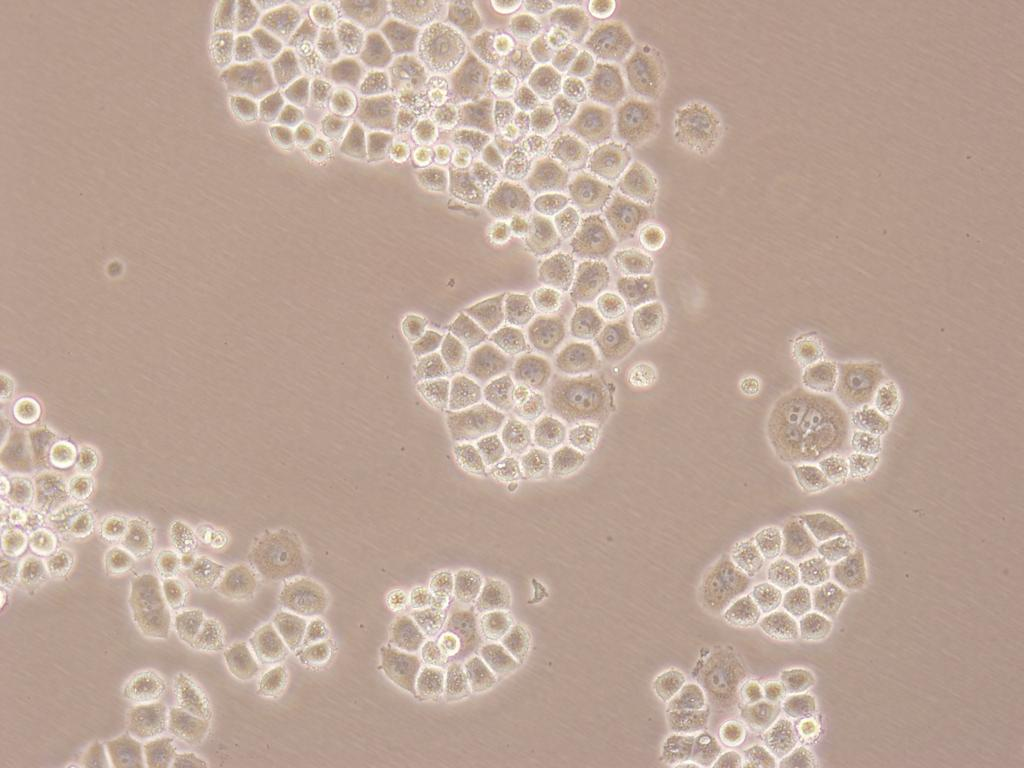
#> input picture im1.jpg, 1024 x 768 px
$ python -i 448_hw_1.py   (imports and definitions only)
#> lines starting #> are read from the running program, lines starting #| are printed output that depends on the picture; after the words box and inside, x2 and y2 are one past the last pixel; in counts of white or black regions, pixels touching at a corner belong together
import cv2
import numpy as np
import scipy.ndimage as sn
from PIL import ImageEnhance, Image
import matplotlib.pyplot as plt
import copy
from skimage.feature import peak_local_max

# Part 1: ObtainForegroundMask function
import cv2
import numpy as np
import scipy.ndimage as sn

def ObtainForegroundMask(image_path):
    # read the image in grayscale
#> called with image_path = 'im1.jpg'
    image = cv2.imread(image_path, cv2.IMREAD_GRAYSCALE)
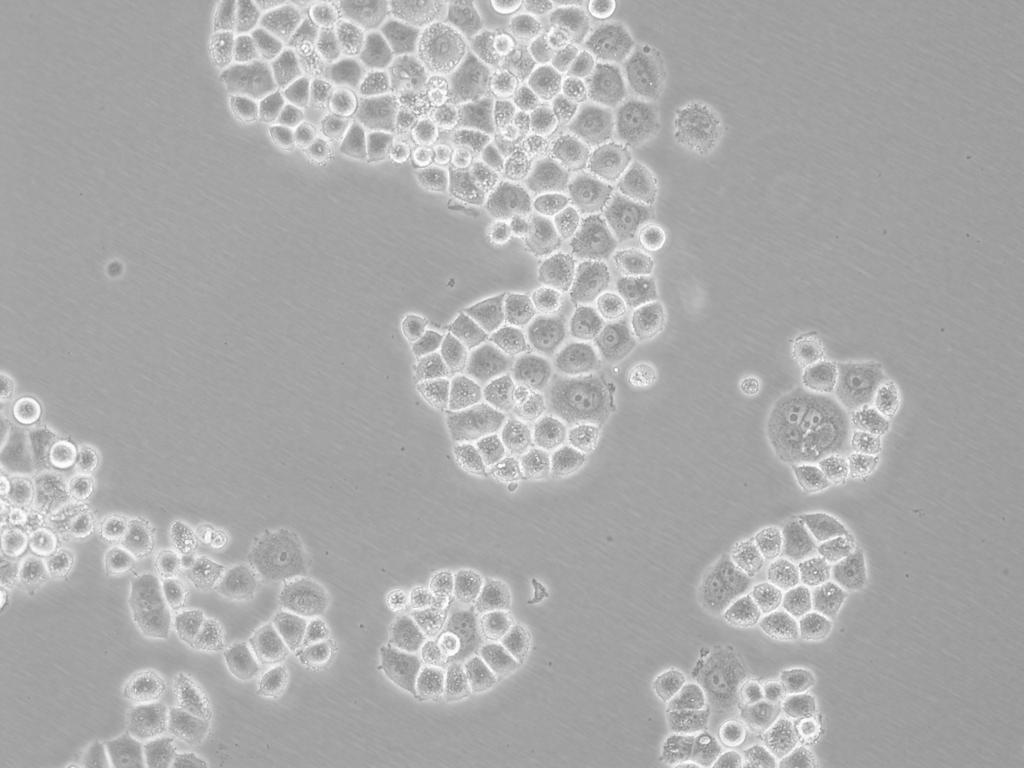
#> image: shape (768, 1024); min 119, max 255, mean 171.2

    # apply Gaussian blur
    blurred_image = cv2.GaussianBlur(image, (5, 5), 0)

    #  Otsu's method
    _, foreground_mask = cv2.threshold(blurred_image, 0, 255, cv2.THRESH_BINARY + cv2.THRESH_OTSU)
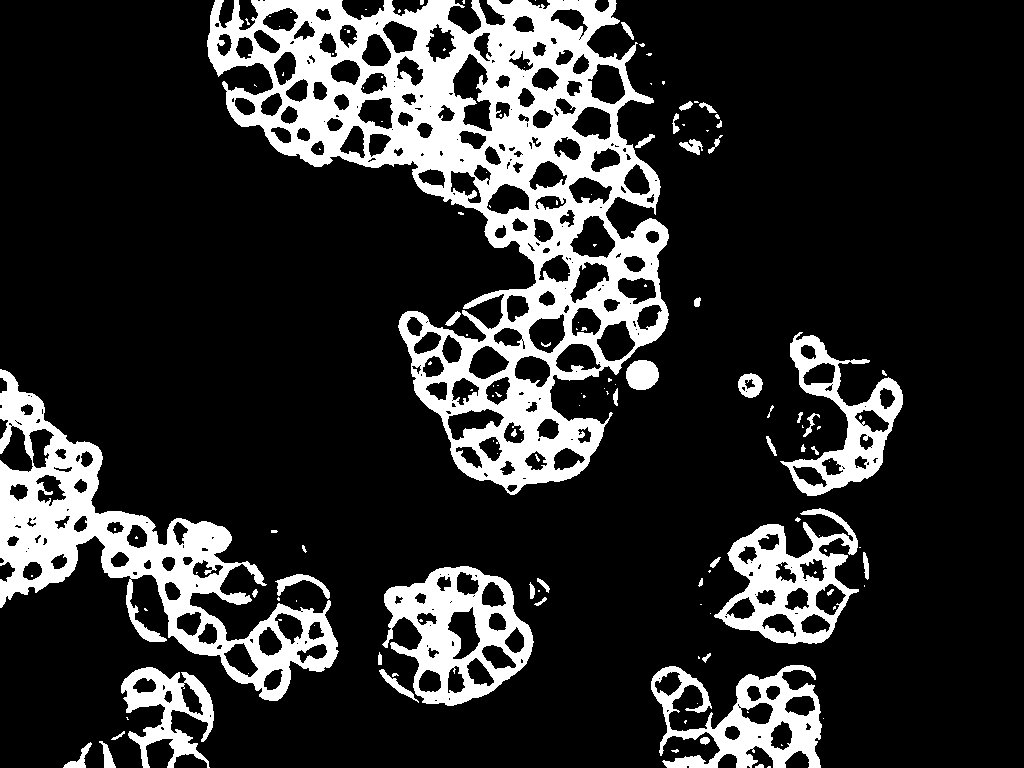
#> foreground_mask: shape (768, 1024); 18% white; 142 white regions (96 under 20 px), largest, box (x1, y1, x2, y2) and area: (207, 0, 669, 495) 74073, (0, 369, 339, 701) 26355, (382, 566, 534, 706) 9779

    #  morphological closing (dilation +  erosion) to fill gaps
    kernel = np.ones((7, 7), np.uint8) #creates a square mask of ones of size 7x7
    foreground_mask = cv2.morphologyEx(foreground_mask, cv2.MORPH_CLOSE, kernel)
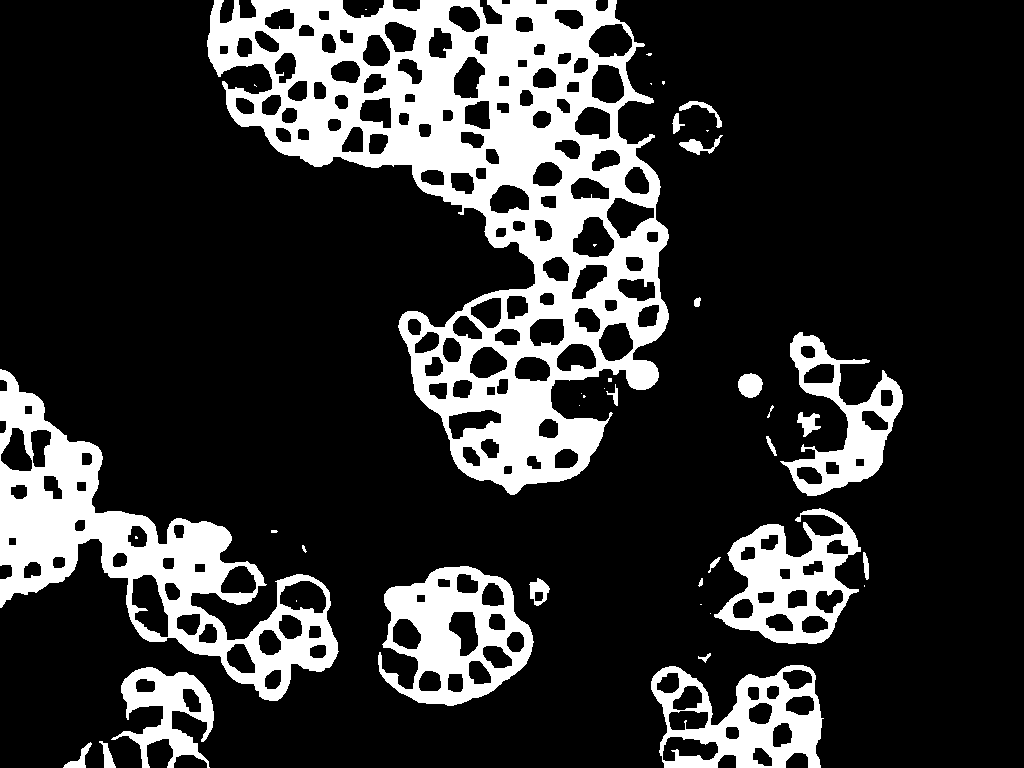
#> foreground_mask: shape (768, 1024); 19.7% white; 42 white regions (18 under 20 px), largest, box (x1, y1, x2, y2) and area: (207, 0, 669, 495) 82908, (0, 369, 339, 701) 29245, (378, 566, 534, 706) 10983

    #  dilation to expand the foreground regions (optional step for better segmentation)
    foreground_mask = cv2.dilate(foreground_mask, kernel, iterations=2)
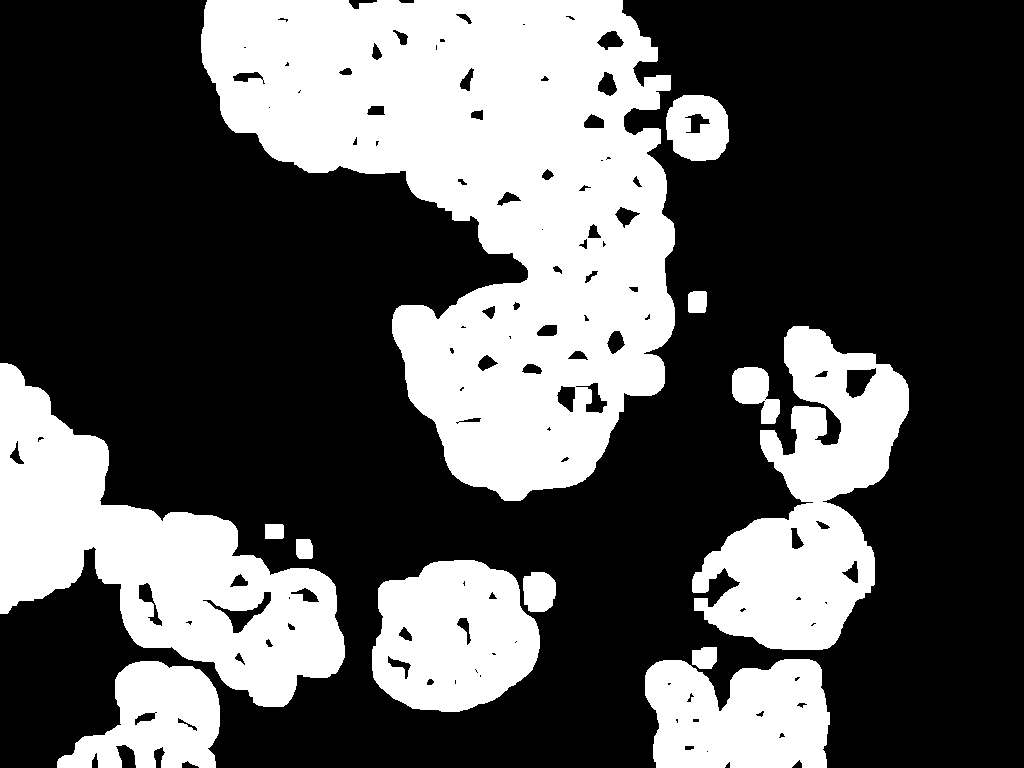
#> foreground_mask: shape (768, 1024); 34.5% white; 13 white regions, largest, box (x1, y1, x2, y2) and area: (201, 0, 675, 501) 134383, (0, 363, 345, 707) 48300, (692, 326, 909, 650) 33903

    foreground_mask = sn.binary_fill_holes(foreground_mask).astype(np.uint8)
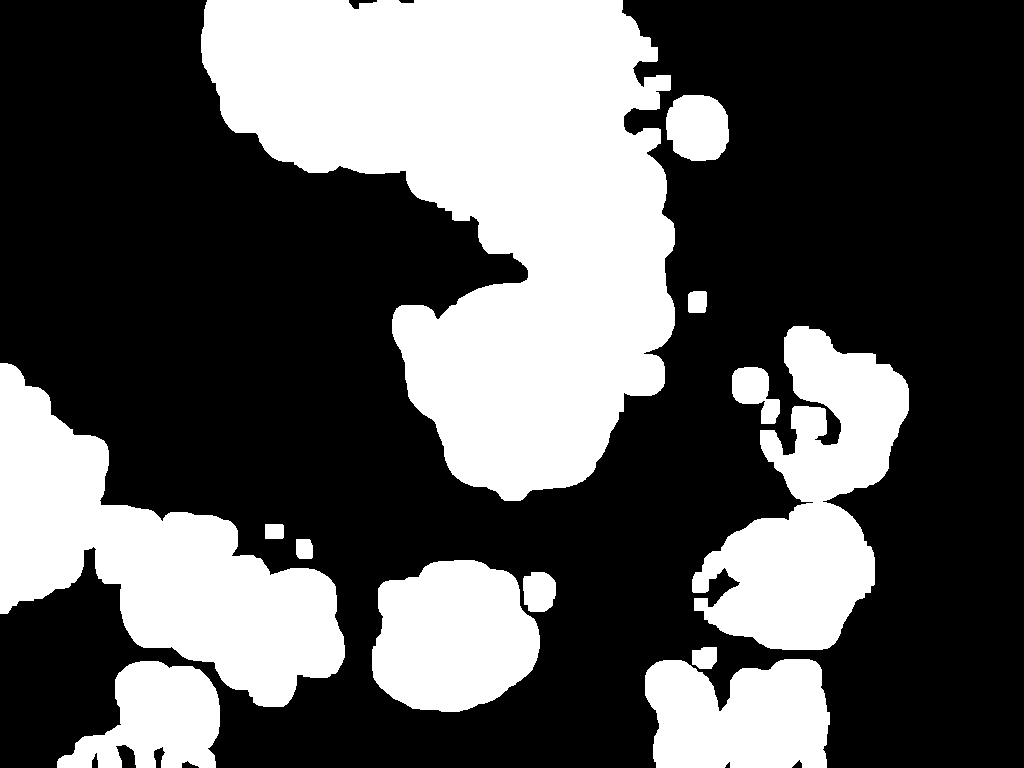
#> foreground_mask: shape (768, 1024); values 0 (black) and 1 (white), 35.6% white; 13 white regions, largest, box (x1, y1, x2, y2) and area: (201, 0, 675, 501) 138966, (0, 363, 345, 707) 49876, (692, 326, 909, 650) 34958

    return foreground_mask


import cv2
import numpy as np
from skimage.feature import peak_local_max

# [28 lines left out: function FindCellLocations, not called in this run]


import cv2
import numpy as np
import copy
import matplotlib.pyplot as plt

# [50 lines left out: functions get_neighbors, FindCellBoundaries, not called in this run]


import cv2
import numpy as np
import matplotlib.pyplot as plt

# [100 lines left out: functions load_gold_data, process_images, not called in this run]


image_paths = ['im1.jpg', 'im2.jpg', 'im3.jpg']
gold_mask_paths = ['im1_gold_mask.txt', 'im2_gold_mask.txt', 'im3_gold_mask.txt']
gold_cells_paths = ['im1_gold_cells.txt', 'im2_gold_cells.txt', 'im3_gold_cells.txt']


# [1 line not run here, left out]

>>> result = ObtainForegroundMask('im1.jpg')
